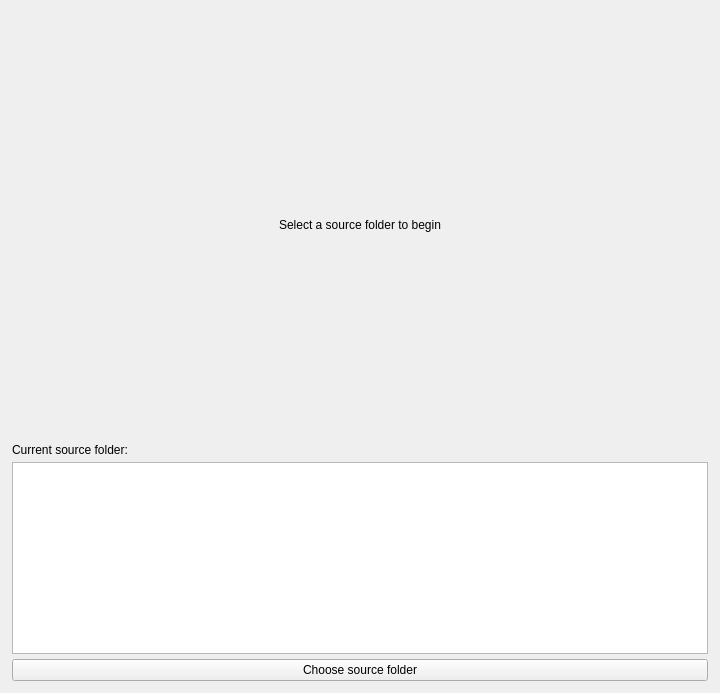
<?xml version="1.0" encoding="UTF-8"?>
<ui version="4.0">
 <class>MainWindow</class>
 <widget class="QMainWindow" name="MainWindow">
  <property name="geometry">
   <rect>
    <x>0</x>
    <y>0</y>
    <width>720</width>
    <height>693</height>
   </rect>
  </property>
  <property name="windowTitle">
   <string>MainWindow</string>
  </property>
  <widget class="QWidget" name="mainWidget">
   <layout class="QHBoxLayout" name="horizontalLayout">
    <property name="leftMargin">
     <number>12</number>
    </property>
    <property name="topMargin">
     <number>12</number>
    </property>
    <property name="rightMargin">
     <number>12</number>
    </property>
    <property name="bottomMargin">
     <number>12</number>
    </property>
    <item>
     <widget class="QFrame" name="left">
      <property name="sizePolicy">
       <sizepolicy hsizetype="Expanding" vsizetype="Preferred">
        <horstretch>0</horstretch>
        <verstretch>0</verstretch>
       </sizepolicy>
      </property>
      <property name="frameShape">
       <enum>QFrame::NoFrame</enum>
      </property>
      <property name="frameShadow">
       <enum>QFrame::Raised</enum>
      </property>
      <property name="lineWidth">
       <number>1</number>
      </property>
      <layout class="QVBoxLayout" name="verticalLayout" stretch="0,0,0,0">
       <property name="spacing">
        <number>5</number>
       </property>
       <property name="leftMargin">
        <number>0</number>
       </property>
       <property name="topMargin">
        <number>0</number>
       </property>
       <property name="rightMargin">
        <number>0</number>
       </property>
       <property name="bottomMargin">
        <number>0</number>
       </property>
       <item>
        <widget class="MediaDisplay" name="mediaDisplay">
         <property name="sizePolicy">
          <sizepolicy hsizetype="Preferred" vsizetype="Preferred">
           <horstretch>0</horstretch>
           <verstretch>0</verstretch>
          </sizepolicy>
         </property>
         <property name="minimumSize">
          <size>
           <width>0</width>
           <height>250</height>
          </size>
         </property>
         <property name="styleSheet">
          <string notr="true"/>
         </property>
         <property name="currentIndex">
          <number>2</number>
         </property>
         <widget class="VideoPlayer" name="videoPlayer">
          <property name="sizePolicy">
           <sizepolicy hsizetype="Preferred" vsizetype="Preferred">
            <horstretch>0</horstretch>
            <verstretch>1</verstretch>
           </sizepolicy>
          </property>
          <property name="styleSheet">
           <string notr="true"/>
          </property>
         </widget>
         <widget class="ImageGallery" name="imageGallery">
          <property name="styleSheet">
           <string notr="true">background-color: black;</string>
          </property>
         </widget>
         <widget class="QWidget" name="alertFrame">
          <layout class="QVBoxLayout" name="verticalLayout_2">
           <item>
            <widget class="QLabel" name="alertLabel">
             <property name="text">
              <string>Select a source folder to begin</string>
             </property>
             <property name="alignment">
              <set>Qt::AlignCenter</set>
             </property>
            </widget>
           </item>
          </layout>
         </widget>
        </widget>
       </item>
       <item>
        <widget class="QLabel" name="label">
         <property name="text">
          <string>Current source folder: </string>
         </property>
        </widget>
       </item>
       <item>
        <widget class="QTextEdit" name="textEdit">
         <property name="sizePolicy">
          <sizepolicy hsizetype="Preferred" vsizetype="Preferred">
           <horstretch>0</horstretch>
           <verstretch>0</verstretch>
          </sizepolicy>
         </property>
         <property name="minimumSize">
          <size>
           <width>0</width>
           <height>100</height>
          </size>
         </property>
         <property name="baseSize">
          <size>
           <width>0</width>
           <height>0</height>
          </size>
         </property>
         <property name="readOnly">
          <bool>true</bool>
         </property>
         <property name="textInteractionFlags">
          <set>Qt::TextSelectableByMouse</set>
         </property>
        </widget>
       </item>
       <item>
        <widget class="QPushButton" name="pushButton">
         <property name="sizePolicy">
          <sizepolicy hsizetype="Minimum" vsizetype="Fixed">
           <horstretch>0</horstretch>
           <verstretch>0</verstretch>
          </sizepolicy>
         </property>
         <property name="styleSheet">
          <string notr="true"/>
         </property>
         <property name="text">
          <string>Choose source folder</string>
         </property>
         <property name="autoDefault">
          <bool>false</bool>
         </property>
         <property name="default">
          <bool>false</bool>
         </property>
        </widget>
       </item>
      </layout>
     </widget>
    </item>
   </layout>
  </widget>
 </widget>
 <customwidgets>
  <customwidget>
   <class>VideoPlayer</class>
   <extends>QWidget</extends>
   <header location="global">components.videoPlayer</header>
   <container>1</container>
  </customwidget>
  <customwidget>
   <class>MediaDisplay</class>
   <extends>QStackedWidget</extends>
   <header location="global">components.mediaDisplay</header>
   <container>1</container>
  </customwidget>
  <customwidget>
   <class>ImageGallery</class>
   <extends>QWidget</extends>
   <header location="global">components.imageGallery</header>
   <container>1</container>
  </customwidget>
 </customwidgets>
 <resources/>
 <connections/>
</ui>
